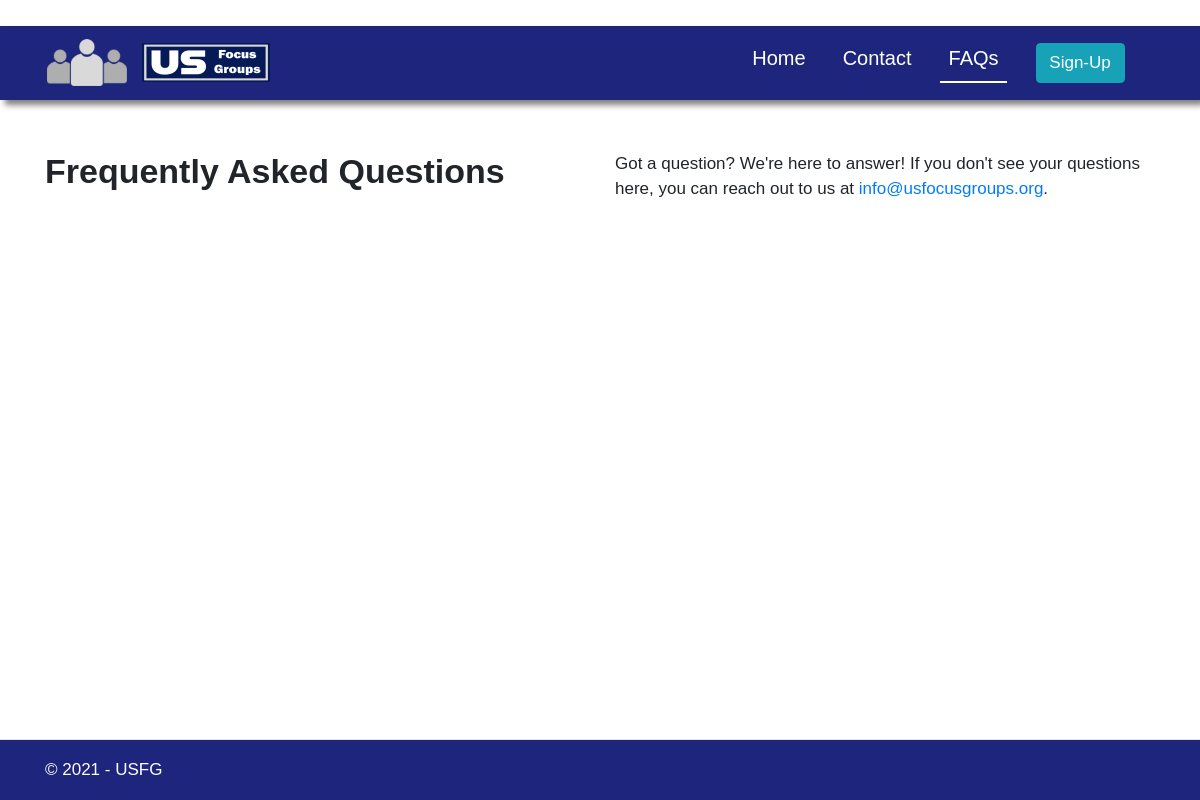
Before: /faqs/ with the older database file.
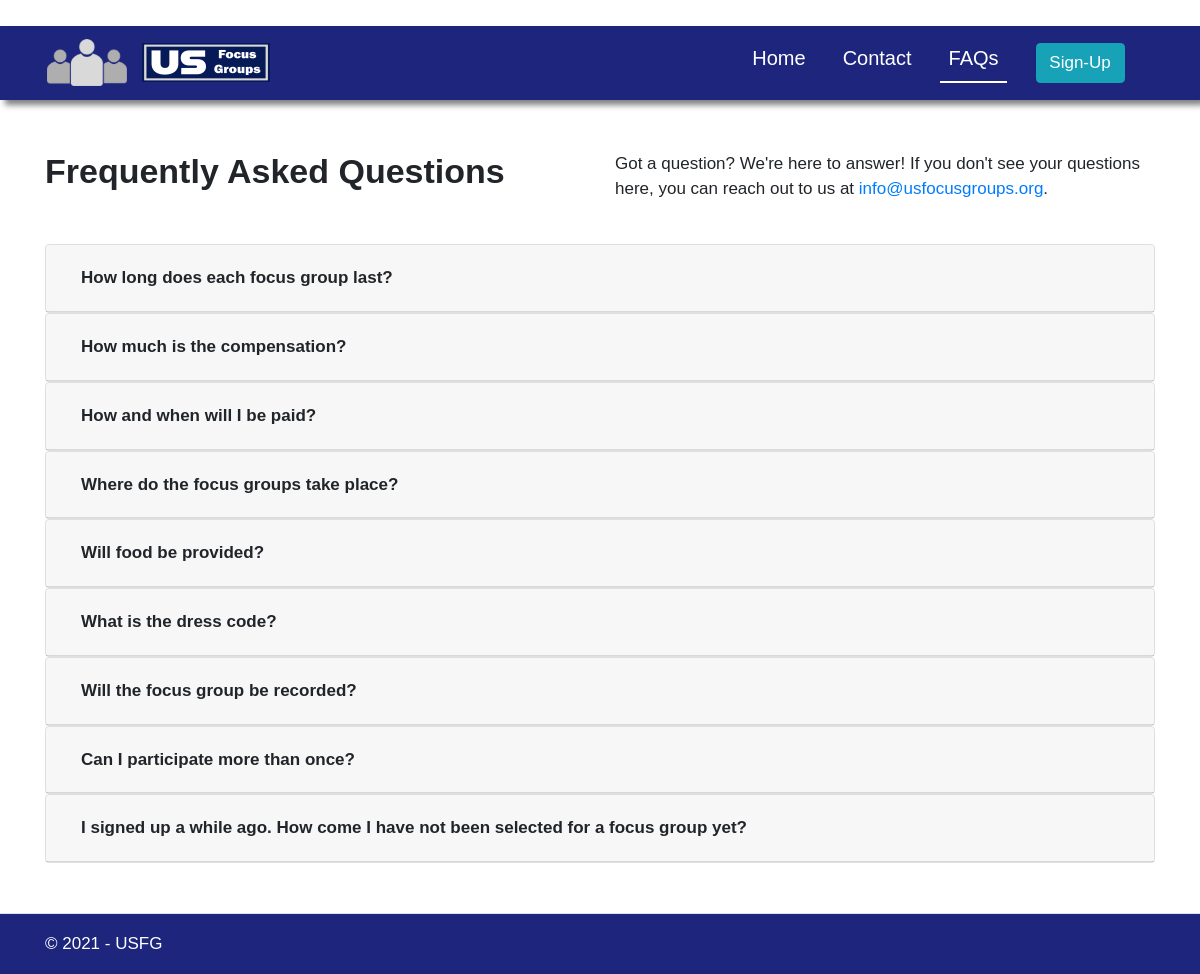
After: the same page with the newer database file.
### lafg_site/models.py (models this page shows, shortened)
class Faq(models.Model):
    question = models.TextField()
    answer = models.TextField()

### lafg_site/views.py (the view)
# urls.py: path('faqs/', views.faqs, name='faqs' ),
def faqs(request):
    faqs = Faq.objects.all()
    return render(request, 'lafg_site/faqs.html', context={'faqs': faqs})

### lafg_site/templates/lafg_site/faqs.html (shortened to what this page needs)
﻿    {% extends "lafg_site/base.html" %}
    {% load static %}
    {% block nav-faqs %}my-underline{% endblock %}
    {% block content %}
        <br><br>
      <div class="container">
            <div class="row">
                <div class="col-md-6">
                    <h2>Frequently Asked Questions</h2>
                </div>
                <div class="col-md-6">
                    <p>Got a question? We're here to answer! If you don't see your questions here, you can reach out to us at
                        <a href="mailto:info@usfocusgroups.org">info@usfocusgroups.org</a>.
                    </p>
                </div>
            </div>
            <br>
            {% for faq in faqs %}
              <div id="accordion">
                <div class="card">
                  <div class="card-header" id="heading{{ forloop.counter }}">
                    <h5 class="mb-0">
                      <button class="btn" data-toggle="collapse" data-target="#collapse{{ forloop.counter }}" aria-expanded="false" aria-controls="collapse{{ forloop.counter }}">
                        {{ faq.question }}
                      </button>
                    </h5>
                  </div>
                </div>
              {% endfor %}
              <br><br>
        </div>
    {% endblock %}

### lafg_site/templates/lafg_site/base.html (shortened to what this page needs)
{% load static %}
<!DOCTYPE html>
<html lang="en">
<head>
    <link rel="stylesheet" type="text/css" href="{% static 'lafg_site/css/bootstrap/bootstrap.min.css' %}" />
    <link rel="stylesheet" type="text/css" href="{% static 'lafg_site/css/site.css' %}" />
</head>
<body>
    <header class="sticky-top">
        <nav class="navbar navbar-expand-sm navbar-toggleable-sm navbar-dark nav-shadow" style="">
            <div class="container-fluid">
                <div class="container-fluid">
                    <div id="logo-container">
                        <a href="{% url 'lafg_site:home' %}">
                            <img id="nav-logo-people" src="{% static 'lafg_site/Images/Logo_People.png' %}" alt="logo">
                            <img id="nav-logo-words" src="{% static 'lafg_site/Images/Logo_No_People.png' %}" alt="logo">
                        </a>
                    </div>
                <div class="navbar-collapse collapse d-sm-inline-flex flex-sm-row-reverse">
                    <ul id="my-top-nav" class="navbar-nav flex-grow-1 navbar-right justify-content-end">
                        <li class="nav-item">
                            <a class="nav-link {% block nav-home%}{% endblock %}" href="{% url 'lafg_site:home' %}">Home</a>
                        </li>
                        <li class="nav-item">
                            <a class="nav-link {% block nav-contact%}{% endblock %}" href="{% url 'lafg_site:contact' %}">Contact</a>
                        </li>
                        <li class="nav-item active">
                            <a class="nav-link {% block nav-faqs%}{% endblock %}" href="{% url 'lafg_site:faqs' %}">FAQs</a>
                        </li>
                        <li class="nav-item">
                            <a class="nav-link {% block nav-sign-up%}{% endblock %}" href="{% url 'lafg_site:sign_up' %}">
                                <button type="button" class="btn btn-info">Sign-Up</button>
                            </a>
                        </li>
                    </ul>
                </div>
            </div>
        </nav>
    </header>
    <main>
        {% block content %}{% endblock %}
    </main>
    <footer class="border-top footer">
        <div class="container">
            &copy; 2021 - USFG
        </div>
    </footer>
</body>
</html>

### lafg_site/static/lafg_site/css/site.css (style rules this page uses)
header { background-color: rgba(29, 38, 124, 1); }
.nav-link { color: white !important; }
#my-top-nav li { margin-right: 20px; font-size: 20px; }
.my-underline { border-bottom: 2px; border-color: white; border-style: none none solid none; }
#nav-logo-people { width: 80px; height: auto; margin-right: 10px; }
html { position: relative; min-height: 100%; font-size: 15px !important; }
@media (min-width: 768px) { html { font-size: 17px !important; } }
body { margin-bottom: 60px; font-family: Arial, Helvetica, sans-serif; }
.footer { position: absolute; bottom: 0; width: 100%; white-space: nowrap; line-height: 60px; background-color: rgba(29, 38, 124, 1); color: white !important; }
.nav-shadow { box-shadow: 5px 5px 6px grey !important; }

### lafg_site/templates/lafg_site/faqs.html (style rules this page uses)
h2 { font-weight: bold ; }
#accordion button { font-weight: bold; }

Changed rows visible on the page:
added Faq: question "How long does each focus group last?"
added Faq: question "How much is the compensation?"
added Faq: question "How and when will I be paid?"
added Faq: question "Where do the focus groups take place?"
added Faq: question "Will food be provided?"
added Faq: question "What is the dress code?"
added Faq: question "Will the focus group be recorded?"
added Faq: question "Can I participate more than once?"
added Faq: question "I signed up a while ago. How come I have not been selected for a focus group yet?"
